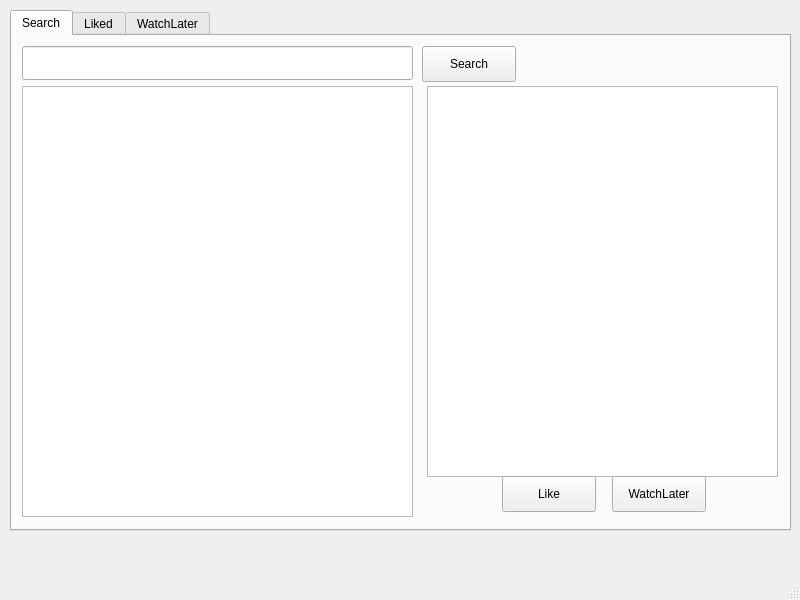
<?xml version="1.0" encoding="UTF-8"?>
<ui version="4.0">
 <class>MainWindow</class>
 <widget class="QMainWindow" name="MainWindow">
  <property name="geometry">
   <rect>
    <x>0</x>
    <y>0</y>
    <width>800</width>
    <height>600</height>
   </rect>
  </property>
  <property name="windowTitle">
   <string>MainWindow</string>
  </property>
  <widget class="QWidget" name="centralwidget">
   <widget class="QTabWidget" name="tabWidget">
    <property name="geometry">
     <rect>
      <x>10</x>
      <y>10</y>
      <width>781</width>
      <height>521</height>
     </rect>
    </property>
    <property name="currentIndex">
     <number>0</number>
    </property>
    <widget class="QWidget" name="Search">
     <attribute name="title">
      <string>Search</string>
     </attribute>
     <widget class="QLineEdit" name="searchLineEdit">
      <property name="geometry">
       <rect>
        <x>10</x>
        <y>10</y>
        <width>391</width>
        <height>34</height>
       </rect>
      </property>
     </widget>
     <widget class="QPushButton" name="searchButton">
      <property name="geometry">
       <rect>
        <x>410</x>
        <y>10</y>
        <width>94</width>
        <height>36</height>
       </rect>
      </property>
      <property name="text">
       <string>Search</string>
      </property>
     </widget>
     <widget class="QListView" name="resultsListView">
      <property name="geometry">
       <rect>
        <x>10</x>
        <y>50</y>
        <width>391</width>
        <height>431</height>
       </rect>
      </property>
      <property name="editTriggers">
       <set>QAbstractItemView::EditTrigger::NoEditTriggers</set>
      </property>
     </widget>
     <widget class="QListView" name="infoListView">
      <property name="geometry">
       <rect>
        <x>415</x>
        <y>50</y>
        <width>351</width>
        <height>391</height>
       </rect>
      </property>
     </widget>
     <widget class="QPushButton" name="likeBtn">
      <property name="geometry">
       <rect>
        <x>490</x>
        <y>440</y>
        <width>94</width>
        <height>36</height>
       </rect>
      </property>
      <property name="text">
       <string>Like</string>
      </property>
     </widget>
     <widget class="QPushButton" name="watchLaterBtn">
      <property name="geometry">
       <rect>
        <x>600</x>
        <y>440</y>
        <width>94</width>
        <height>36</height>
       </rect>
      </property>
      <property name="text">
       <string>WatchLater</string>
      </property>
     </widget>
    </widget>
    <widget class="QWidget" name="Liked">
     <attribute name="title">
      <string>Liked</string>
     </attribute>
     <widget class="QListView" name="likedListView">
      <property name="geometry">
       <rect>
        <x>10</x>
        <y>10</y>
        <width>391</width>
        <height>471</height>
       </rect>
      </property>
      <property name="editTriggers">
       <set>QAbstractItemView::EditTrigger::NoEditTriggers</set>
      </property>
     </widget>
    </widget>
    <widget class="QWidget" name="WatchLater">
     <attribute name="title">
      <string>WatchLater</string>
     </attribute>
     <widget class="QListView" name="watchLaterListView">
      <property name="geometry">
       <rect>
        <x>10</x>
        <y>10</y>
        <width>391</width>
        <height>471</height>
       </rect>
      </property>
      <property name="editTriggers">
       <set>QAbstractItemView::EditTrigger::NoEditTriggers</set>
      </property>
     </widget>
    </widget>
   </widget>
  </widget>
  <widget class="QStatusBar" name="statusbar"/>
  <widget class="QMenuBar" name="menubar">
   <property name="geometry">
    <rect>
     <x>0</x>
     <y>0</y>
     <width>800</width>
     <height>32</height>
    </rect>
   </property>
  </widget>
 </widget>
 <resources/>
 <connections/>
</ui>
